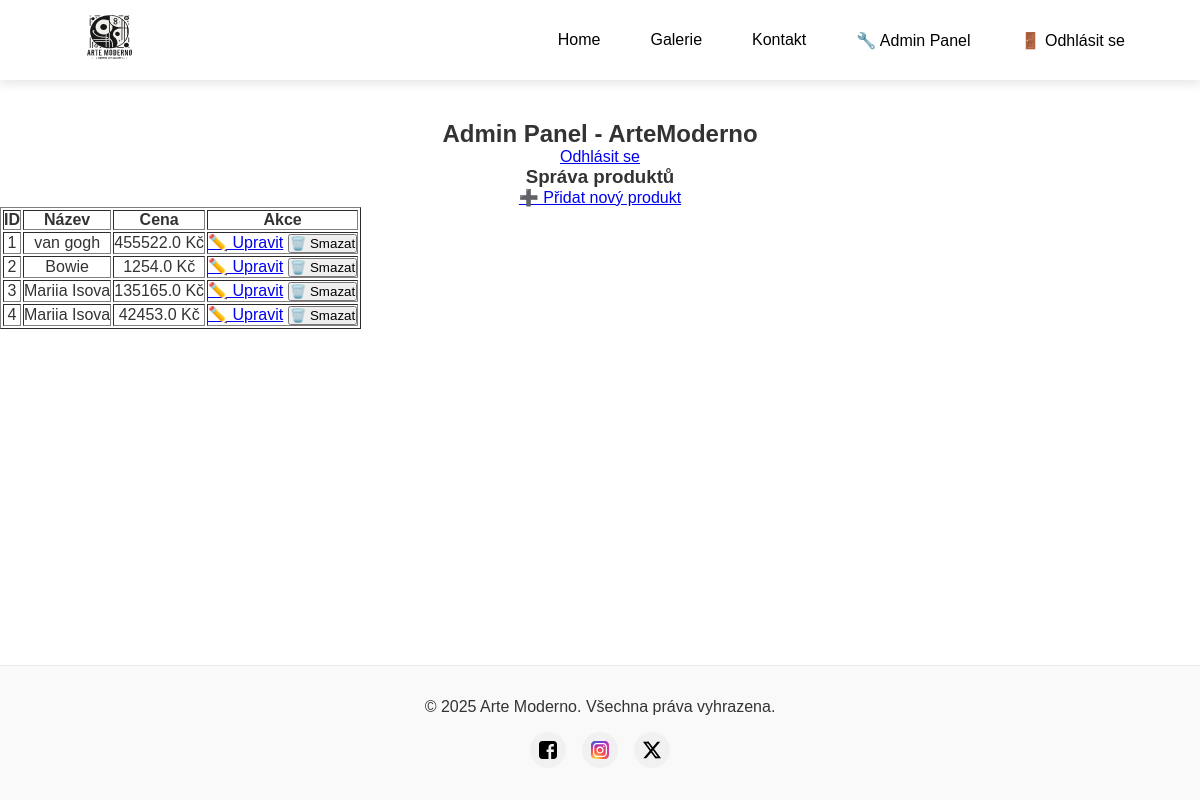
The app's page /admin/dashboard (signed in), older data.
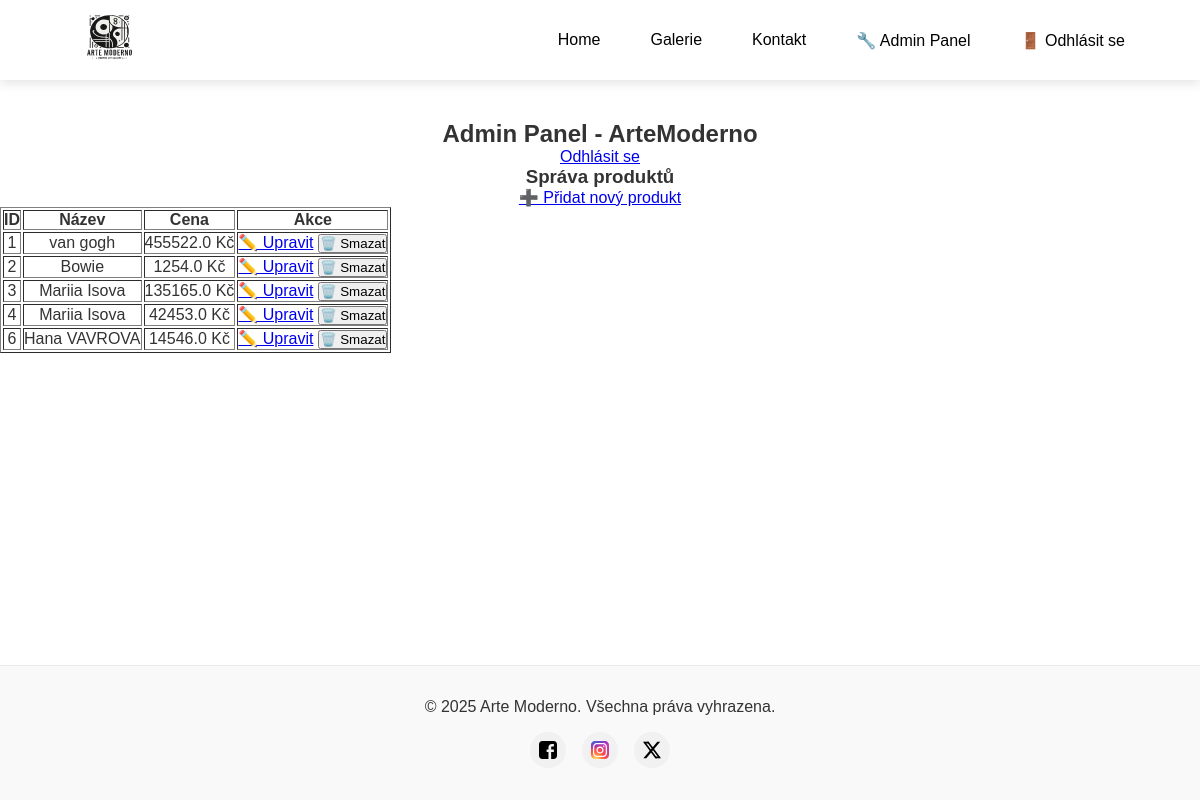
The same page, newer data.
### app/models.py (models this page shows, shortened)
class Product(db.Model):
    id = db.Column(db.Integer, primary_key=True)
    position_id = db.Column(db.Integer, unique=True, nullable=False)
    name = db.Column(db.String(150), nullable=False)
    description = db.Column(db.Text, nullable=True)
    price = db.Column(db.Float, nullable=False)
    image_filename = db.Column(db.String(300), nullable=True)  # Název souboru obrázku
    created_at = db.Column(db.DateTime, default=datetime.utcnow)

### app/views/admin_routes.py (the view)
@admin.route("/dashboard")
@admin_required
def dashboard():
    print(f"DEBUG: Přihlášený uživatel: {current_user.username}, Role: {current_user.role}")
    products = Product.query.all()
    return render_template("admin_dashboard.html", products=products)

### app/__init__.py (called while the page is built)
def create_app():
    app = Flask(__name__)
    app.config.from_object('config.Config')
    db.init_app(app)
    migrate.init_app(app, db)
    mail.init_app(app)
    bcrypt.init_app(app)
    login_manager.init_app(app)
    csrf.init_app(app)  # Aktivace CSRF ochrany
    login_manager.login_view = "views.login"
    login_manager.login_message_category = "info"
    from app.models import User
    @login_manager.user_loader
    def load_user(user_id):
        return User.query.get(int(user_id))
    from app.commands import register_commands
    register_commands(app)
    from app.views.routes import views
    from app.views.admin_routes import admin
    from app.views.cart_routes import cart
    app.register_blueprint(views)
    app.register_blueprint(admin)
    app.register_blueprint(cart)
    return app

### app/templates/admin_dashboard.html (shortened to what this page needs)
{% extends "layout.html" %} {% block title %}Admin Panel{% endblock %} {% block
content %}
<h2>Admin Panel - ArteModerno</h2>
<a href="{{ url_for('admin.logout') }}">Odhlásit se</a>
<h3>Správa produktů</h3>
<a href="{{ url_for('admin.add_product') }}">➕ Přidat nový produkt</a>
<table border="1">
  <tr>
    <th>ID</th>
    <th>Název</th>
    <th>Cena</th>
    <th>Akce</th>
  </tr>
  {% for product in products %}
  <tr>
    <td>{{ product.position_id }}</td>
    <td>{{ product.name }}</td>
    <td>{{ product.price }} Kč</td>
    <td>
      <a href="{{ url_for('admin.edit_product', product_id=product.id) }}"
        >✏️ Upravit</a
      >
      <form
        method="POST"
        action="{{ url_for('admin.delete_product', product_id=product.id) }}"
        style="display: inline"
      >
        <button
          type="submit"
          onclick="return confirm('Opravdu chcete smazat tento produkt?')"
        >
          🗑️ Smazat
        </button>
      </form>
    </td>
  </tr>
  {% endfor %}
</table>
{% endblock %}

Row changes from the older to the newer data that the page shows:
added Product: position_id "6", name "Hana VAVROVA", price "14546.0"
